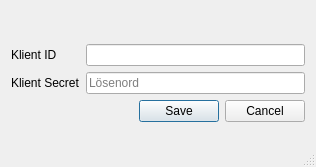
<?xml version="1.0" encoding="UTF-8"?>
<ui version="4.0">
 <class>Dialog</class>
 <widget class="QDialog" name="Dialog">
  <property name="geometry">
   <rect>
    <x>0</x>
    <y>0</y>
    <width>316</width>
    <height>167</height>
   </rect>
  </property>
  <property name="windowTitle">
   <string>Ange åtkomstnyckel</string>
  </property>
  <property name="sizeGripEnabled">
   <bool>true</bool>
  </property>
  <property name="modal">
   <bool>true</bool>
  </property>
  <layout class="QVBoxLayout" name="verticalLayout">
   <item>
    <layout class="QGridLayout" name="gridLayout">
     <item row="0" column="0">
      <widget class="QLabel" name="label">
       <property name="text">
        <string>Klient ID</string>
       </property>
      </widget>
     </item>
     <item row="1" column="0">
      <widget class="QLabel" name="label_2">
       <property name="text">
        <string>Klient Secret</string>
       </property>
      </widget>
     </item>
     <item row="0" column="1">
      <widget class="QLineEdit" name="line_edit_client_id"/>
     </item>
     <item row="1" column="1">
      <widget class="QgsPasswordLineEdit" name="m_line_edit_client_secret">
       <property name="inputMask">
        <string/>
       </property>
       <property name="text">
        <string/>
       </property>
       <property name="maxLength">
        <number>32769</number>
       </property>
       <property name="echoMode">
        <enum>QLineEdit::NoEcho</enum>
       </property>
       <property name="placeholderText">
        <string>Lösenord</string>
       </property>
       <property name="showLockIcon">
        <bool>false</bool>
       </property>
      </widget>
     </item>
     <item row="2" column="0" colspan="2">
      <widget class="QDialogButtonBox" name="button_box_save">
       <property name="inputMethodHints">
        <set>Qt::ImhNone</set>
       </property>
       <property name="orientation">
        <enum>Qt::Horizontal</enum>
       </property>
       <property name="standardButtons">
        <set>QDialogButtonBox::Cancel|QDialogButtonBox::Save</set>
       </property>
      </widget>
     </item>
    </layout>
   </item>
  </layout>
 </widget>
 <customwidgets>
  <customwidget>
   <class>QgsPasswordLineEdit</class>
   <extends>QLineEdit</extends>
   <header>qgspasswordlineedit.h</header>
  </customwidget>
 </customwidgets>
 <resources/>
 <connections>
  <connection>
   <sender>button_box_save</sender>
   <signal>accepted()</signal>
   <receiver>Dialog</receiver>
   <slot>accept()</slot>
   <hints>
    <hint type="sourcelabel">
     <x>248</x>
     <y>254</y>
    </hint>
    <hint type="destinationlabel">
     <x>157</x>
     <y>274</y>
    </hint>
   </hints>
  </connection>
  <connection>
   <sender>button_box_save</sender>
   <signal>rejected()</signal>
   <receiver>Dialog</receiver>
   <slot>reject()</slot>
   <hints>
    <hint type="sourcelabel">
     <x>316</x>
     <y>260</y>
    </hint>
    <hint type="destinationlabel">
     <x>286</x>
     <y>274</y>
    </hint>
   </hints>
  </connection>
 </connections>
</ui>
